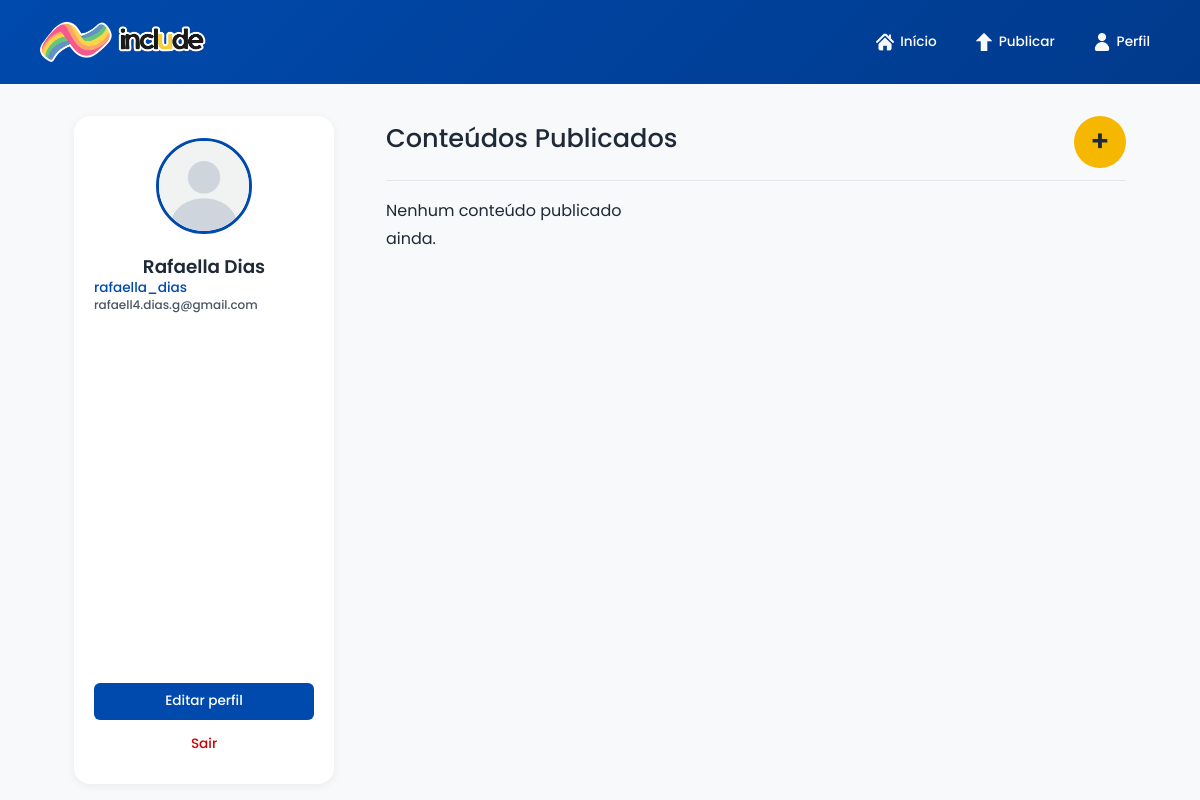
Screenshot of /perfil (signed in) with the database file from the repository.
### app/models.py (models this page shows, shortened)
class Usuario(UserMixin, db.Model):
    __tablename__ = 'usuarios'
    id_usuario = db.Column(db.Integer, primary_key=True)
    nome_completo = db.Column(db.String(50), nullable=False)
    nome_usuario = db.Column(db.String(50), nullable=False, unique=True)
    email = db.Column(db.String(50), nullable=False, unique=True)
    descricao = db.Column(db.String(200))
    senha = db.Column(db.String(255), nullable=False)
    tipo =  db.Column(db.String(20), default='user', nullable=False)
    public_id = db.Column(db.String(100))
    foto_url = db.Column(db.String(255))
    atividades = db.relationship('Atividade', backref='autor', lazy=True)

### app/routes/user_routes.py (the view)
@user_bp.route('/perfil')
@login_required
def perfil():
    atividades = Atividade.query.filter_by(id_usuario=current_user.id_usuario).order_by(Atividade.data_publicacao.desc()).all()
    return render_template('perfil.html', atividades=atividades)

### app/__init__.py (called while the page is built)
def create_app(): #implementando o Application Factory
    app = Flask(__name__)
    app.config.from_object(Config) #carregamento das configurações da classe Config
    db.init_app(app) #passando o app como argumento à criação do banco sqlalch.
    login_manager.init_app(app) #passando o app como argumento à criação do login manager
    login_manager.login_view = 'auth.login'
    @login_manager.user_loader
    def user_loader(id):
        from app.models import Usuario
        return Usuario.query.get(int(id))
    cloudinary.config(secure=True)
    app.register_blueprint(main_bp)
    app.register_blueprint(auth_bp)
    app.register_blueprint(user_bp)
    app.register_blueprint(activities_bp)
    app.register_blueprint(admin_bp)
    return (app) #retorno da criação efetiva do app

### app/templates/perfil.html (shortened to what this page needs)
{% extends "base.html" %}
{% block content %}
  <main class="main-container">
    <section class="profile-page">
        <div class="content-card">
            <aside class="profile-card">
                {% if current_user.public_id %}
                    <img src="{{current_user.foto_url}}" alt="Foto de perfil">
                 {% else %}
                    <img src="static/images/default.png" alt="Foto de perfil padrão">
                {% endif %}
                <div class="user-info">
                    <h2>{{ current_user.nome_completo }}</h2>
                    <h3>{{ current_user.nome_usuario }}</h3>
                    <h3>{{ current_user.email}}</h3>
                </div>
                <div class="profile-actions">
                    <a href="{{ url_for('user.editar_perfil' ) }}" class="btn btn-primary">
                        <span>Editar perfil</span>
                    </a>
                    <a href="{{ url_for('auth.logout' ) }}" class="btn btn-secondary">
                        <span>Sair</span>
                    </a>
                </div>
            </aside>
            <div class="content-area">
                <header class="content-header">
                    <h2>Conteúdos Publicados</h2>
                    <div class="publish-wrapper">
                        <a href="{{ url_for('activities.publicar') }}" class="publish-btn" title="Adicionar Conteúdo">
                        +
                        </a>
                    </div>
                </header>
                <div class="atividade-lista">
                    {% if atividades %}
                        {% for atividade in atividades %}
                            <div class="atividade-card">
                                <div class="atividade-preview">
                                    {% if atividade.arquivos %}
                                        {% set arquivo = atividade.arquivos[0] %}
                                        {% if 'image' in arquivo.tipo %}
                                            <img class="preview-img" src="{{ arquivo.arquivo_url }}">
                                        {% elif 'application/pdf' in arquivo.tipo %}
                                            <iframe class="preview" src="{{ arquivo.arquivo_url }}"></iframe>
                                        {% elif 'word' in arquivo.tipo %}
                                            <div class="preview-doc">
                                                <img src="{{ url_for('static', filename='images/icons/icon-word.png') }}" alt="Documento Word">
                                                <p>{{ arquivo.nome }}</p>
                                            </div>
                                        {% else %}
                                        <div class="atividade-preview-vazio">Sem preview</div>
                                        {% endif %}
                                    {% endif %}
                                </div>
                                <div class="atividade-info">
                                    <h3>{{ atividade.titulo }}</h3>
                                    <p>{{ atividade.curso.nome }}</p>
                                    <p class="info-materia">{{ atividade.materia.nome }}</p>
                                </div>
                                <div class="atividade-actions">
                                    <form action="{{ url_for('activities.excluir_atividade', id=atividade.id_atividade) }}" method="POST"
                                    onsubmit="return confirm('Tem certeza que deseja excluir esta atividade?')">
                                        <button type="submit" class="btn-icon-action">
                                            <img src="{{ url_for('static', filename='images/icons/icon-excluir.png')}}" alt="Excluir atividade">
                                        </button>
                                    </form>
                                    <a href="{{ atividade.arquivos[0].arquivo_url
                                    | replace('/upload/', '/upload/fl_attachment:atividade/') }}"
                                    class="btn-icon-action">
                                        <img src="{{ url_for('static', filename='images/icons/icon-baixar.png') }}" alt="">
                                    </a>
                                </div>
                            </div>
                        {% endfor %}
                    {% else %}
                        <p>Nenhum conteúdo publicado ainda.</p>
                    {% endif %}
                </div>
            </div>
        </div>
    </section>
{% endblock %}

### app/static/css/base/base.css (style rules this page uses)
* { margin: 0; padding: 0; box-sizing: border-box; font-family: 'Poppins', Arial, Helvetica, sans-serif; }
:root { --azul-principal: #004aad; --azul-escuro: #003a8c; --amarelo-destaque: #f5b700; --amarelo-hover: #d6a400; --vermelho-alerta: #cf0101; --vermelho-hover: #ba0000; --texto-principal: #1f2937; --texto-secundario: #4b5563; --fundo-pagina: #f8f9fb; --navbar-height: 84px; --tag-azul-bg: #E0F2FE; --tag-azul-texto: #0C4A6E; --tag-amarelo-bg: #FEF3C7; --tag-amarelo-texto: #92400E; --tag-verde-bg: #DCFCE7; --tag-verde-texto: #166534; --tag-rosa-bg: #FCE7F3; --tag-rosa-texto: #9D174D; --tag-roxo-bg: #F3E8FF; --tag-roxo-texto: #6B21A8; }
body { background-color: var(--fundo-pagina); color: var(--texto-principal); margin: 0; padding-top: var(--navbar-height); }
.main-container { width: 100%; max-width: 1100px; margin: 16px auto; padding: 0 24px; display: flex; flex-direction: column; gap: 28px; }
.main-container p { max-width: 75ch; line-height: 1.75; color: var(--texto-principal); }
.main-container h2 { font-size: 1.6rem; font-weight: 500; }

### app/static/css/components/buttons.css (style rules this page uses)
.btn { display: inline-flex; align-items: center; justify-content: center; gap: 8px; padding: 10px 20px; border-radius: 6px; border: none; font-size: 0.95rem; font-weight: 500; text-decoration: none; cursor: pointer; transition: background-color 0.2s ease, color 0.2s ease, border-color 0.2s ease; }
.btn-primary { background-color: var(--azul-principal); color: #ffffff; }
.btn-secondary { background-color: #e5e7eb; color: var(--texto-principal); }
.publish-wrapper { display: flex; flex-direction: column; align-items: center; gap: 6px; }
.publish-btn { width: 52px; height: 52px; border: none; outline: none; border-radius: 50%; background-color: var(--amarelo-destaque); color: #1f2937; display: flex; align-items: center; justify-content: center; text-decoration: none; font-size: 1.8rem; font-weight: 600; transition: background-color 0.2s ease; }

### app/static/css/components/atividades.css (style rules this page uses)
.atividade-lista { display: grid; grid-template-columns: repeat(auto-fill, minmax(210px, 1fr)); gap: 14px; overflow-x: hidden; overflow-y: hidden; padding-bottom: 8px; }

### app/static/css/pages/home.css (style rules this page uses)
.publish-wrapper { display: flex; flex-direction: column; align-items: center; }

### app/static/css/pages/perfil.css (style rules this page uses)
.profile-page { display: grid; grid-template-columns: 280px 1fr; gap: 32px; align-items: start; }
.content-card { display: contents; }
.profile-card { position: sticky; top: calc(var(--navbar-height) + 24px); width: 260px; min-height: calc(100vh - var(--navbar-height) - 48px); background: #fff; border-radius: 16px; border: none; box-shadow: 0 2px 8px rgba(0, 0, 0, 0.06); padding: 22px 20px; display: flex; flex-direction: column; align-items: center; gap: 16px; }
.profile-card img { width: 96px; height: 96px; margin-bottom: 6px; border-radius: 50%; object-fit: cover; border: 3px solid #004aad; }
.user-info { width: 100%; text-align: left; }
.user-info h2 { font-size: 1.15rem; font-weight: 600; margin-bottom: 2px; text-align: center; }
.user-info h3:first-of-type { font-size: 0.85rem; font-weight: 500; color: var(--azul-principal); margin-bottom: 2px; }
.user-info h3:last-of-type { font-size: 0.75rem; color: var(--texto-secundario); margin-bottom: 12px; }
.profile-actions { width: 100%; margin-top: auto; display: flex; flex-direction: column; margin-top: auto; gap: 6px; }
.profile-actions a { color: #fff; text-decoration: none; font-size: 0.85rem; }
.profile-actions a.btn { display: inline-flex; align-items: center; justify-content: center; gap: 8px; padding: 8px 12px; border-radius: 6px; font-size: 0.85rem; text-decoration: none; cursor: pointer; }
.profile-actions .btn-secondary { background: none; color: var(--vermelho-alerta); font-size: 0.7rem; padding: 2px; }
.content-area { display: flex; flex-direction: column; max-height: calc(100vh - var(--navbar-height) - 48px); }
.content-header { display: flex; justify-content: space-between; align-items: center; border-bottom: 1px solid #e5e7eb; margin-bottom: 16px; padding-bottom: 12px; }

### rows the page displays
Usuario: nome_completo "Rafaella Dias", nome_usuario "rafaella_dias", email "rafaell4.dias.g@gmail.com"
